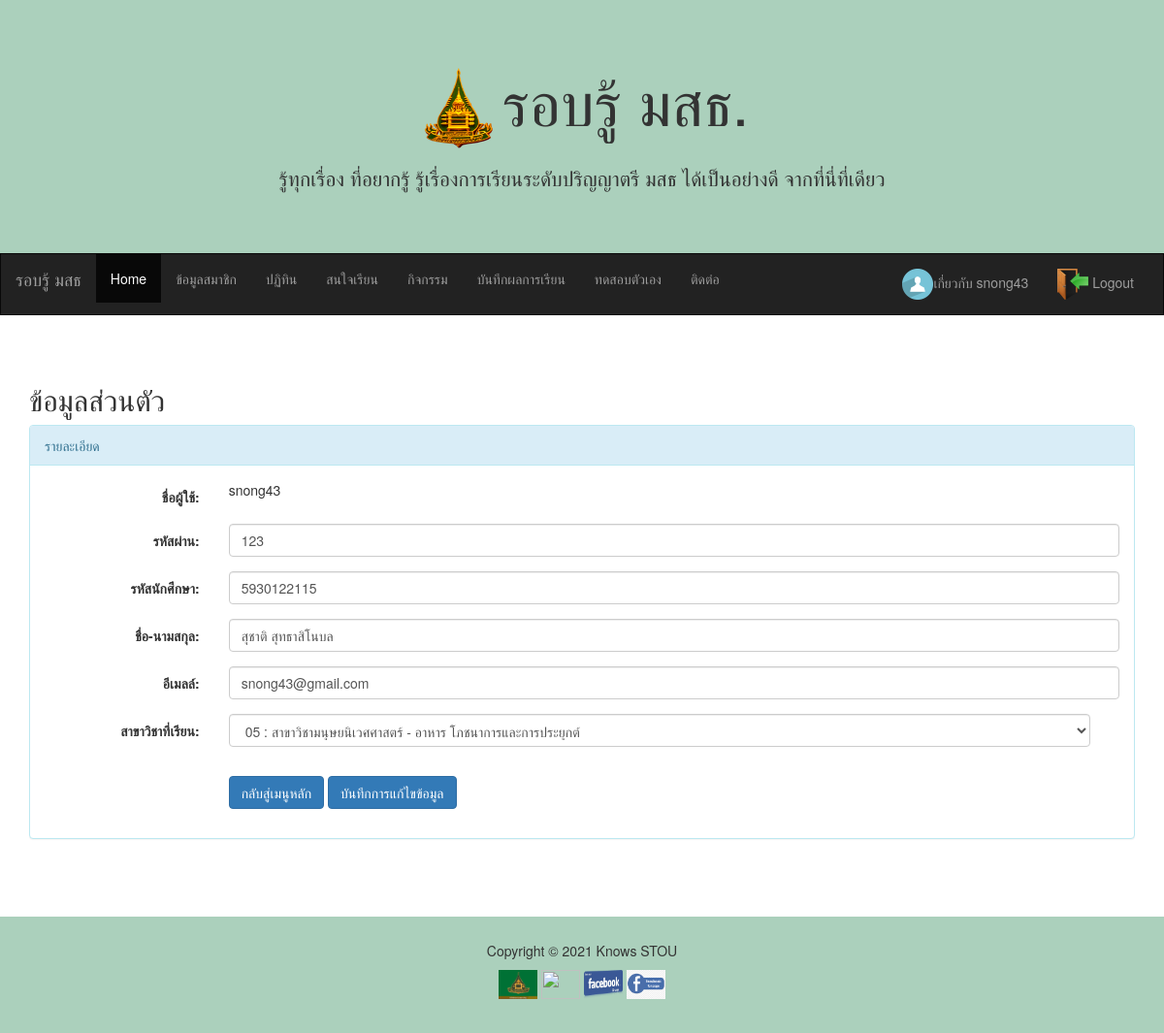
/member/m_info.php (signed in), run on the app's committed database.
### tables this page shows
CREATE TABLE `user` (
  `user` varchar(20) NOT NULL,
  `pass` varchar(20) NOT NULL,
  `stou_id` varchar(10) NOT NULL,
  `name` varchar(100) NOT NULL,
  `email` varchar(100) NOT NULL,
  `study` varchar(2) NOT NULL,
  `reg_date` datetime DEFAULT NULL,
  `role` varchar(1) NOT NULL
);

### member/m_info.php (the view, shortened to what this page needs)
<?php include '../include/header2.php';?>
<nav class="navbar navbar-inverse">
  <div class="container-fluid">
    <div class="navbar-header">
      <a class="navbar-brand" href="#"> รอบรู้ มสธ</a>
    </div>
    <div class="collapse navbar-collapse" id="myNavbar">
      <ul class="nav navbar-nav">
        <li class="active"><a href="#">Home</a></li>
        <li><a href="#">ข้อมูลสมาชิก</a></li>
        <li><a href="#">ปฏิทิน</a></li>
        <li><a href="#">สนใจเรียน</a></li>
        <li><a href="#">กิจกรรม</a></li>
        <li><a href="./member/m_grade.php">บันทึกผลการเรียน</a></li>
        <li><a href="#">ทดสอบตัวเอง</a></li>
        <li><a href="#">ติดต่อ</a></li>
      </ul>
      <ul class="nav navbar-nav navbar-right">
        <li><a href="./m_info.php"><img src="../img/person.png" width="32px" hegiht="32px">เกี่ยวกับ <?php echo $_SESSION["user"] ; ?></a> </li>
        <li><a href="../logout.php"><img src="../img/out.png" width="32px" hegiht="32px"> Logout</a> </li>
      </ul>
    </div>
  </div>
</nav>
<?php
$user = $_SESSION["user"];
$servername = "localhost";
$username = "root";
$password = "";
$dbname = "stou";
$conn = new mysqli($servername, $username, $password, $dbname);
mysqli_set_charset($conn,"utf8");
$StrSQL = "SELECT * FROM user WHERE user = '$user'";
$result = $conn->query($StrSQL);
$p = "";
$stou_id = "";
$name = "";
$email = "";
$study = "";
if ($result->num_rows > 0) {
    while($row = $result->fetch_assoc()) {
      $p = $row["pass"];
      $stou_id = $row["stou_id"];
      $name = $row["name"];
      $email = $row["email"];
      $study = $row["study"];
    }
  }
?>
<div class="container">
<h2>ข้อมูลส่วนตัว</h2>
  <form class="form-horizontal" action="../action/updInfoAction.php" method="post">
  <div class="panel panel-info">
      <div class="panel-heading">รายละเอียด</div>
      <div class="panel-body">
      <div class="form-group">
      <label class="control-label col-sm-2" for="user_login">ชื่อผู้ใช้:</label>
      <div class="col-sm-10">
           <p>     <?php echo $_SESSION["user"] ; ?> </p>
      </div>
    </div>
    <div class="form-group">
      <label class="control-label col-sm-2" for="user_pwd">รหัสผ่าน:</label>
      <div class="col-sm-10">
        <input type="text" class="form-control" id="user_pwd" placeholder="Enter User Password" name="user_pwd" value = "<?php echo $p; ?>">
      </div>
    </div>
    <div class="form-group">
      <label class="control-label col-sm-2" for="user_id">รหัสนักศึกษา:</label>
      <div class="col-sm-10">
        <input type="number" class="form-control" id="user_id" placeholder="Enter STOU ID" name="user_id" value="<?php echo $stou_id ; ?>">
      </div>
    </div>
    <div class="form-group">
      <label class="control-label col-sm-2" for="user_name">ชื่อ-นามสกุล:</label>
      <div class="col-sm-10">
        <input type="text" class="form-control" id="user_name" placeholder="Enter Name" name="user_name" value="<?php echo $name; ?>">
      </div>
    </div>
    <div class="form-group">
      <label class="control-label col-sm-2" for="user_email">อีเมลล์:</label>
      <div class="col-sm-10">
        <input type="email" class="form-control" id="user_email" placeholder="Enter Email" name="user_email" value="<?php echo $email; ?>">
      </div>
    </div>
    <div class="form-group">
      <label class="control-label col-sm-2" for="user_study">สาขาวิชาที่เรียน:</label>
      <div class="col-sm-10">
        <div class="form-group col-sm-12">
                <select class="input-large form-control"  name="user_study" id="user_study">
                   <?php
                        if($study == 5){
                            echo "<option value=\"05\" selected>05 : สาขาวิชามนุษยนิเวศศาสตร์ - อาหาร โภชนาการและการประยุกต์</option>";
                        }else{
                            echo "<option value=\"05\">05 : สาขาวิชามนุษยนิเวศศาสตร์ - อาหาร โภชนาการและการประยุกต์</option>";
                        }
                   ?>
                </select>
            </div>
      </div>
    </div>
    <div class="form-group">
      <div class="col-sm-offset-2 col-sm-10">
        <a href="../m_index.php"><button type="button" class="btn btn-primary">กลับสู่เมนูหลัก</button></a>
        <button type="submit" class="btn btn-primary">บันทึกการแก้ไขข้อมูล</button>
      </div>
    </div>
      </div>
    </div>
  </form>
</div>
</div><br>
<br><br>
<?php include '../include/footer2.php';?>

### include/header2.php (style rules this page uses)
.navbar { margin-bottom: 50px; border-radius: 0; }

### data on the page
user: user_pwd "123", user_id "5930122115", user_name "สุชาติ สุทธาสิโนบล", user_email "snong43@gmail.com", user_study "05 : สาขาวิชามนุษยนิเวศศาสตร์ - อาหาร โภชนาการและการประยุกต์"

### other printed values
$_SESSION["user"] "snong43"
